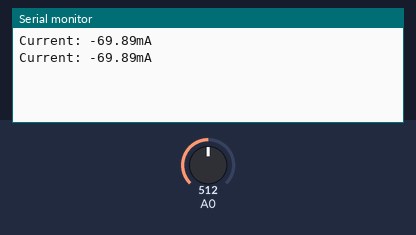
The sketch below on a simulated Arduino Uno, built with avr-gcc and run on an emulated ATmega328P. Parts: the last lines printed to the serial monitor. Inputs (shaded band) come from the test bench; at power-on: A0 = 512.

Above: at 1.2 s.
1.3 s: A0 set to 716
At 2.0 s:
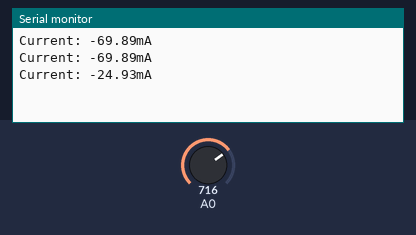
2.8 s: A0 set to 900
At 3.5 s:
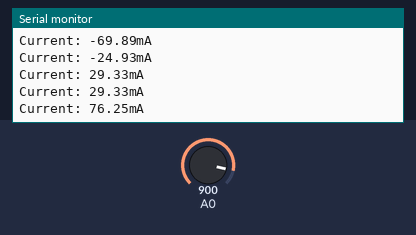
Timing chart, 0 to 5.8 s (numbered marks = the images above; inputs shaded):
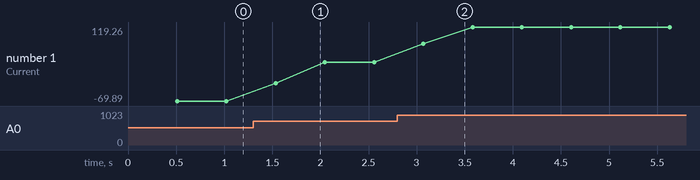

Measured:
- after the input at 1.3 s, the serial monitor: prints a new line after 0.23 s (image 1)
- after the input at 2.8 s, the serial monitor: prints a new line after 0.27 s (image 2)
- plotted number 1: -69.89 → 29.33 after the input at 1.3 s, 29.33 → 119.26 after the input at 2.8 s

The sketch:

Shunt.ino
```cpp
void setup() {
  // Initialisierung des seriellen Monitors
  Serial.begin(115200);
  pinMode(A0, INPUT);

}


void loop() {
  //TODO writePattern in die loop holen
  int val = 0;
  for(int i = 0; i < 100; i++){
    val += analogRead(A0);
    delay(5);
  }

  int aRead = val / 100;

  float voltage = aRead * (5.0/1023.0);
  float current = (voltage / 10) * 1000;

  Serial.print("Current: ");
  Serial.print(current);
  Serial.println("mA");

}
```
